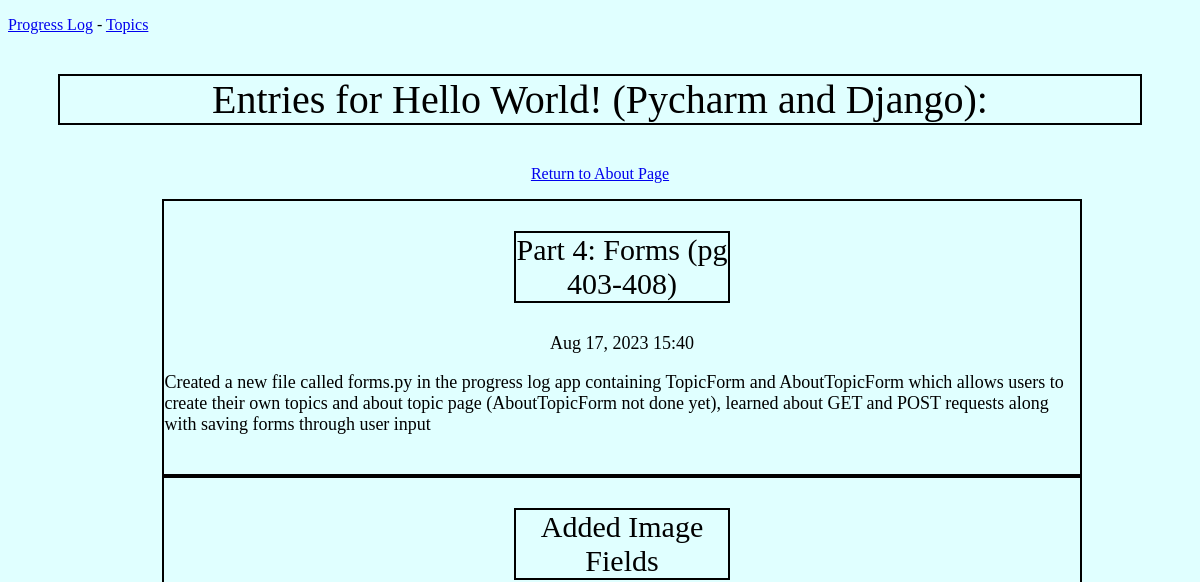
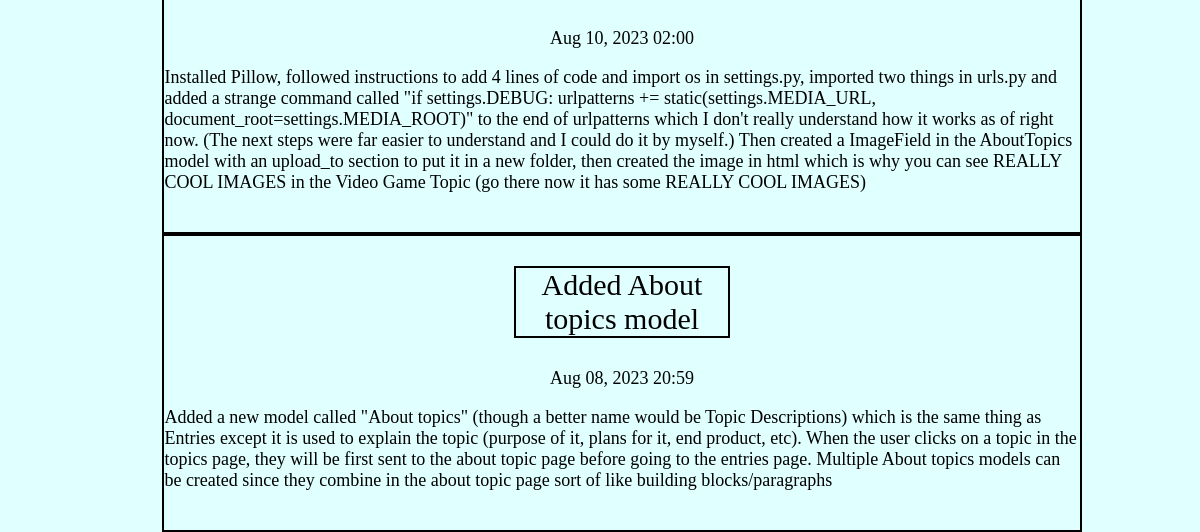
The page /topics/1/ (upper part) on the database as committed earlier (2 pictures, top to bottom).
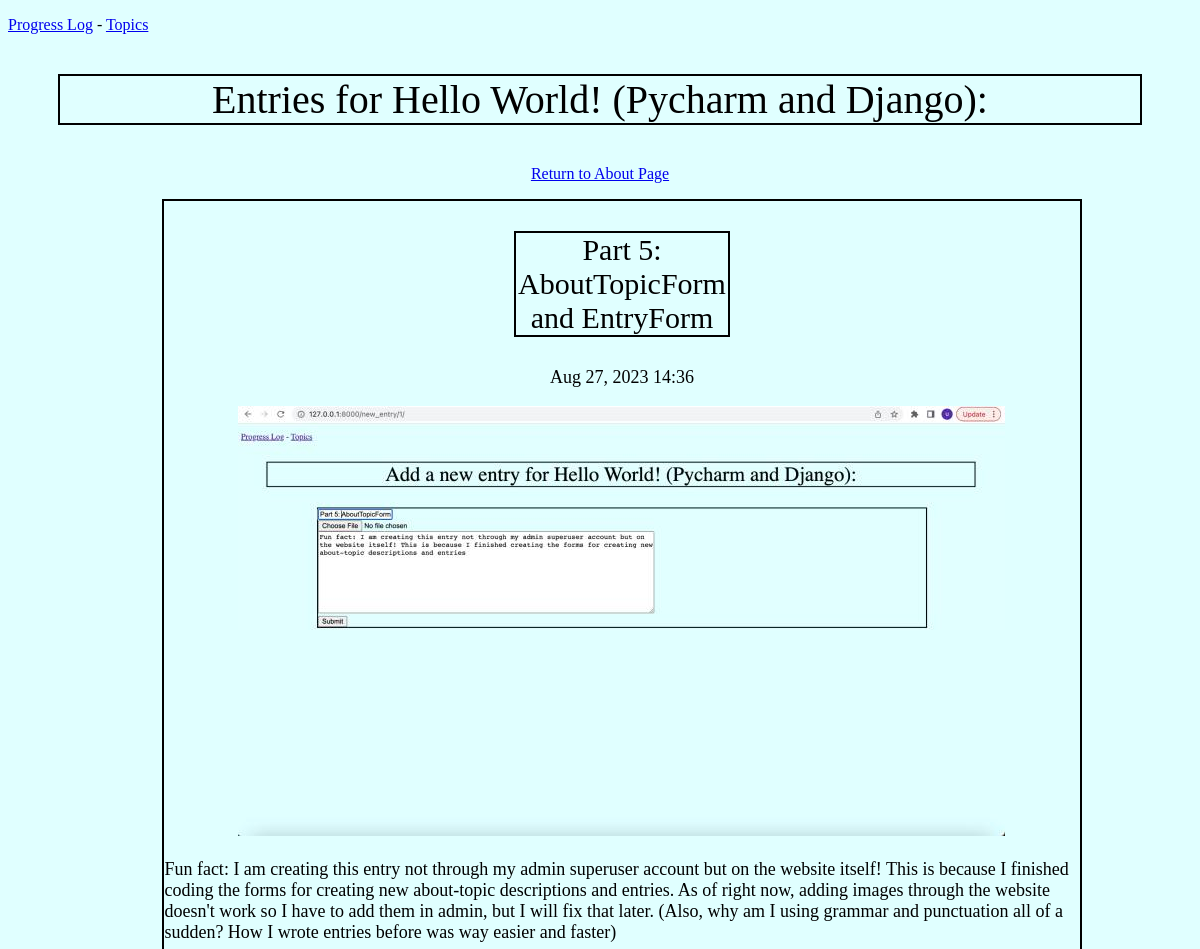
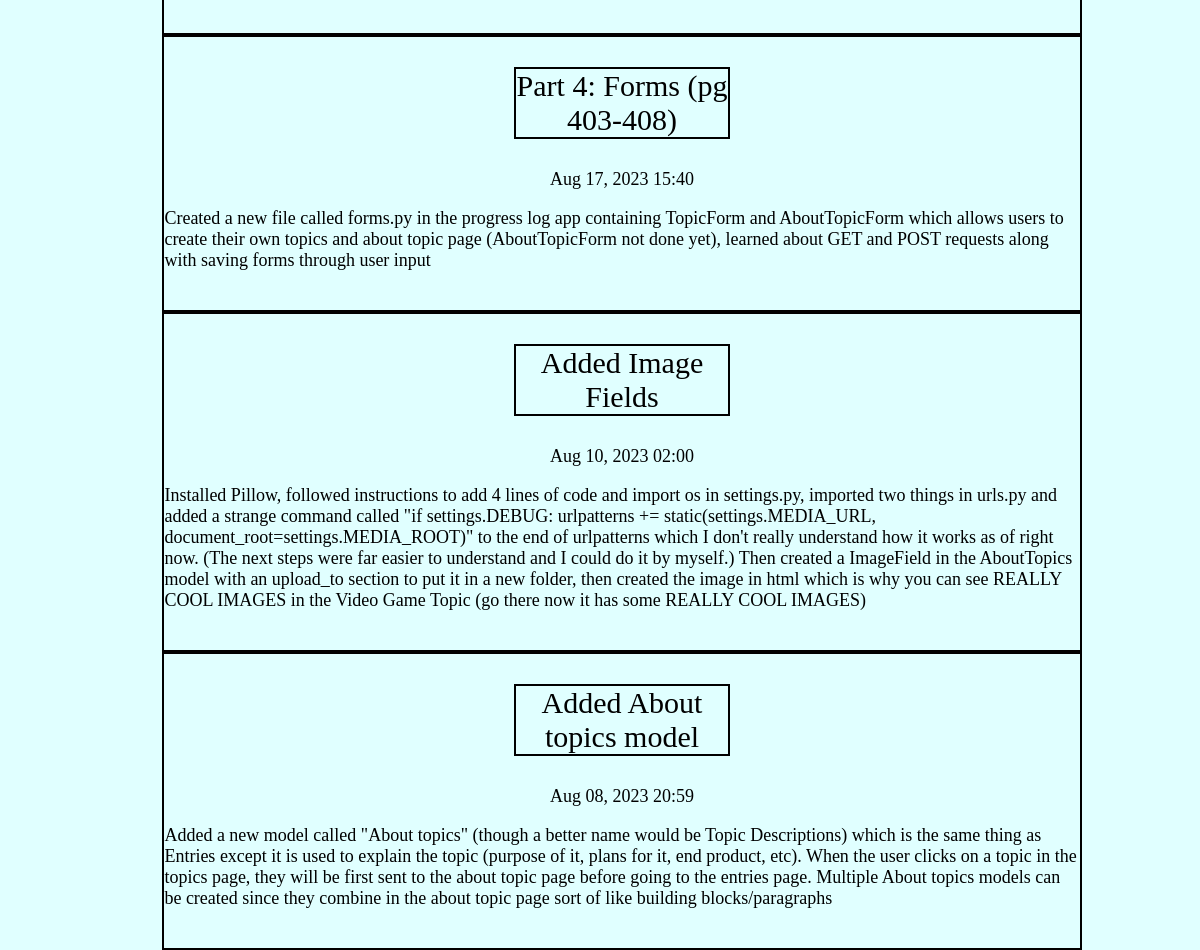
The same page on the database as committed later (2 pictures, top to bottom).
### progress_log/models.py (models this page shows, shortened)
class Topic(models.Model):
    text = models.CharField(max_length=200)
    date_added = models.DateTimeField(auto_now_add=True)

class Entry(models.Model):
    topic = models.ForeignKey(Topic, on_delete=models.CASCADE)
    title = models.CharField(max_length=200, default=Topic.__name__)    # My own personal addition while doing python book's tutorial :)
    image = models.ImageField(null=True, blank=True, upload_to='images/')
    text = models.TextField()
    date_added = models.DateTimeField(auto_now_add=True)
    class Meta:
        verbose_name_plural = 'entries'

### progress_log/views.py (the view)
# urls.py: path('topics/<int:topic_id>/', views.topic, name='topic'),
def topic(request, topic_id):
    topic = Topic.objects.get(id=topic_id)
    entries = topic.entry_set.order_by('-date_added')   # Minus sign for reverse order (most recent shows up first)
    context = {'topic': topic, 'entries': entries}
    return render(request, 'progress_log/topic.html', context)

### progress_log/templates/progress_log/topic.html (shortened to what this page needs)
<!DOCTYPE html>
{% extends 'progress_log/base.html' %}
  {% block content %}
  <p class="page_title">Entries for {{topic.text}}:</p>
  <p style="text-align:center"><a href="{% url 'progress_log:topic' topic.id %}about" >Return to About Page</a></p>
  <ul>
    {% for entry in entries %}
      <div class="body_text">
        <p class="section_title">{{entry.title}}</p>
        <p style="text-align:center">{{entry.date_added|date:'M d, Y H:i'}}</p>
        {% if entry.image.url is not null %}
          <p style="text-align:center;"><img src="{{entry.image.url}}"></p>
        {% endif %}
        <p>{{entry.text|linebreaks}}</p>
        <br>
      </div>
      {% empty %}
        <li>There are no entries for this topic yet</li>
    {% endfor %}
  </ul>
  {% endblock content %}

### progress_log/templates/progress_log/base.html (shortened to what this page needs)
<!DOCTYPE html>
<html lang="en">
<head>
</head>
<body style="background-color:LightCyan;">
  <p>
    <a href="{% url 'progress_log:index' %}" >Progress Log</a> -
    <a href="{% url 'progress_log:topics' %}" >Topics</a>
  </p>
  {% block content %}{% endblock content %}
</body>
</html>

### progress_log/templates/progress_log/base.html (style rules this page uses)
.page_title { border: 2px solid black; font-size:40px; text-align:center; margin-left:50px; margin-right:50px; }
.section_title { border: 2px solid black; font-size:30px; text-align:center; margin-left:350px; margin-right:350px; }
.body_text { border: 2px solid black; font-size:18px; width:80%; margin-left:10%; margin-right:10% overflow:visible; }

Rows that differ between the two databases and show on the page:
added Entry: title "Part 5: AboutTopicForm and EntryForm", date_added "Aug 27, 2023 14:36", image (picture), text "Fun fact: I am creating this entry not through my admin superuser account but on the website itself! This is because I finished coding the forms for creating new about-topic descriptions and entries. As of right now, adding images through the website doesn't work so I have to add them in admin, but I will fix that later. (Also, why am I using grammar and punctuation all of a sudden? How I wrote entries before was way easier and faster)"
